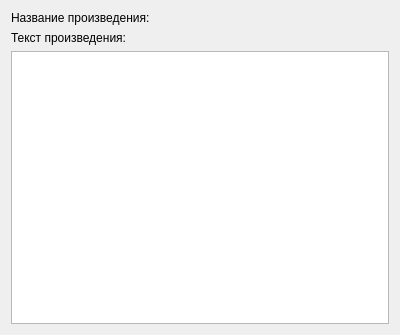
<?xml version="1.0" encoding="UTF-8"?>
<ui version="4.0">
 <class>CompositionWindow</class>
 <widget class="QWidget" name="CompositionWindow">
  <property name="geometry">
   <rect>
    <x>0</x>
    <y>0</y>
    <width>400</width>
    <height>335</height>
   </rect>
  </property>
  <property name="windowTitle">
   <string>Form</string>
  </property>
  <layout class="QVBoxLayout" name="verticalLayout">
   <item>
    <widget class="QLabel" name="nameCompLabel">
     <property name="text">
      <string>Название произведения:</string>
     </property>
    </widget>
   </item>
   <item>
    <widget class="QLabel" name="label_2">
     <property name="text">
      <string>Текст произведения:</string>
     </property>
    </widget>
   </item>
   <item>
    <widget class="QTextEdit" name="textEdit">
     <property name="readOnly">
      <bool>true</bool>
     </property>
    </widget>
   </item>
  </layout>
 </widget>
 <resources/>
 <connections/>
</ui>
